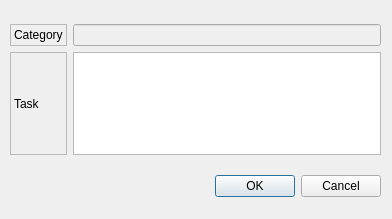
<ui version="4.0" >
 <class>Dialog</class>
 <widget class="QDialog" name="Dialog" >
  <property name="windowModality" >
   <enum>Qt::ApplicationModal</enum>
  </property>
  <property name="geometry" >
   <rect>
    <x>0</x>
    <y>0</y>
    <width>392</width>
    <height>219</height>
   </rect>
  </property>
  <property name="windowTitle" >
   <string>Add New Task</string>
  </property>
  <property name="windowIcon" >
   <iconset>../IconResources/script.png</iconset>
  </property>
  <widget class="QWidget" name="layoutWidget" >
   <property name="geometry" >
    <rect>
     <x>10</x>
     <y>24</y>
     <width>371</width>
     <height>131</height>
    </rect>
   </property>
   <layout class="QGridLayout" >
    <property name="margin" >
     <number>0</number>
    </property>
    <property name="spacing" >
     <number>6</number>
    </property>
    <item row="0" column="1" >
     <widget class="QLineEdit" name="categoryLineEdit" >
      <property name="enabled" >
       <bool>false</bool>
      </property>
     </widget>
    </item>
    <item row="1" column="0" >
     <widget class="QLabel" name="taskLabel" >
      <property name="frameShape" >
       <enum>QFrame::StyledPanel</enum>
      </property>
      <property name="text" >
       <string>Task</string>
      </property>
     </widget>
    </item>
    <item row="0" column="0" >
     <widget class="QLabel" name="categoryLabel" >
      <property name="frameShape" >
       <enum>QFrame::StyledPanel</enum>
      </property>
      <property name="text" >
       <string>Category</string>
      </property>
     </widget>
    </item>
    <item row="1" column="1" >
     <widget class="QTextEdit" name="taskTextEdit" />
    </item>
   </layout>
  </widget>
  <widget class="QDialogButtonBox" name="buttonBox" >
   <property name="geometry" >
    <rect>
     <x>50</x>
     <y>170</y>
     <width>331</width>
     <height>32</height>
    </rect>
   </property>
   <property name="orientation" >
    <enum>Qt::Horizontal</enum>
   </property>
   <property name="standardButtons" >
    <set>QDialogButtonBox::Cancel|QDialogButtonBox::NoButton|QDialogButtonBox::Ok</set>
   </property>
  </widget>
 </widget>
 <resources/>
 <connections>
  <connection>
   <sender>buttonBox</sender>
   <signal>accepted()</signal>
   <receiver>Dialog</receiver>
   <slot>accept()</slot>
   <hints>
    <hint type="sourcelabel" >
     <x>248</x>
     <y>254</y>
    </hint>
    <hint type="destinationlabel" >
     <x>157</x>
     <y>274</y>
    </hint>
   </hints>
  </connection>
  <connection>
   <sender>buttonBox</sender>
   <signal>rejected()</signal>
   <receiver>Dialog</receiver>
   <slot>reject()</slot>
   <hints>
    <hint type="sourcelabel" >
     <x>316</x>
     <y>260</y>
    </hint>
    <hint type="destinationlabel" >
     <x>286</x>
     <y>274</y>
    </hint>
   </hints>
  </connection>
 </connections>
</ui>
